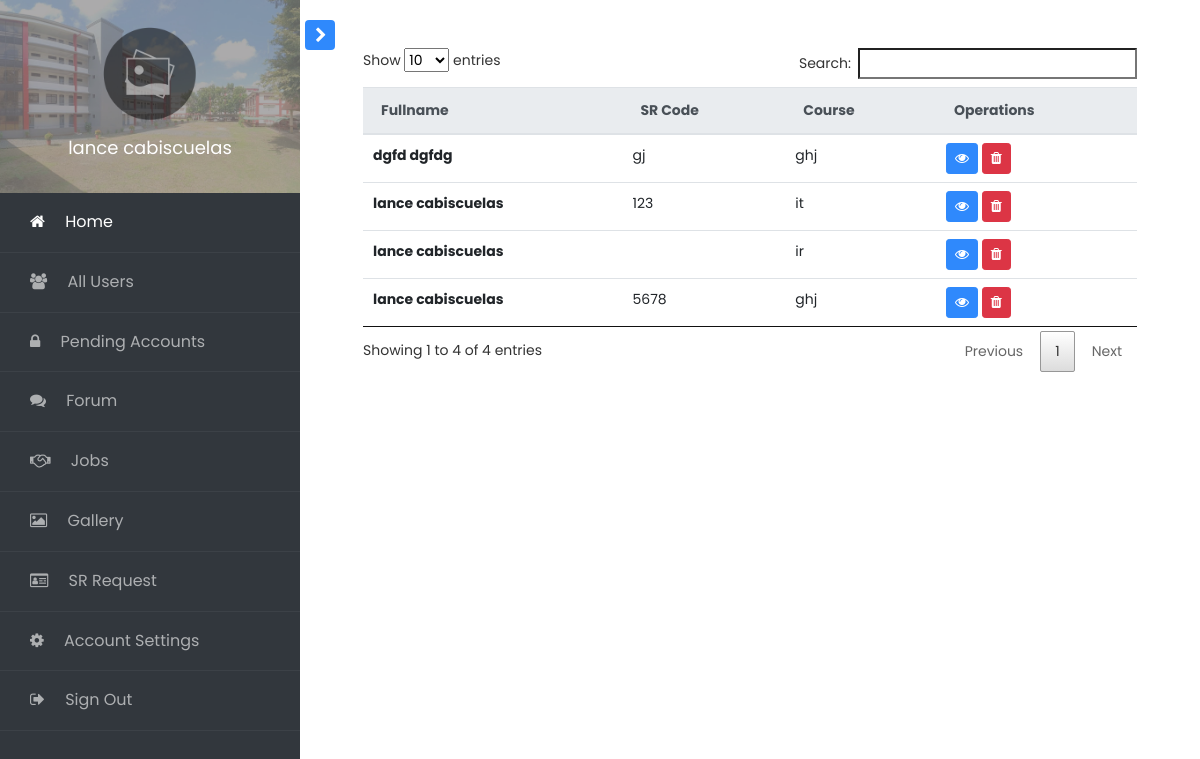
Before: /access/admin/index.php?page=allusers (signed in) with the older database file.
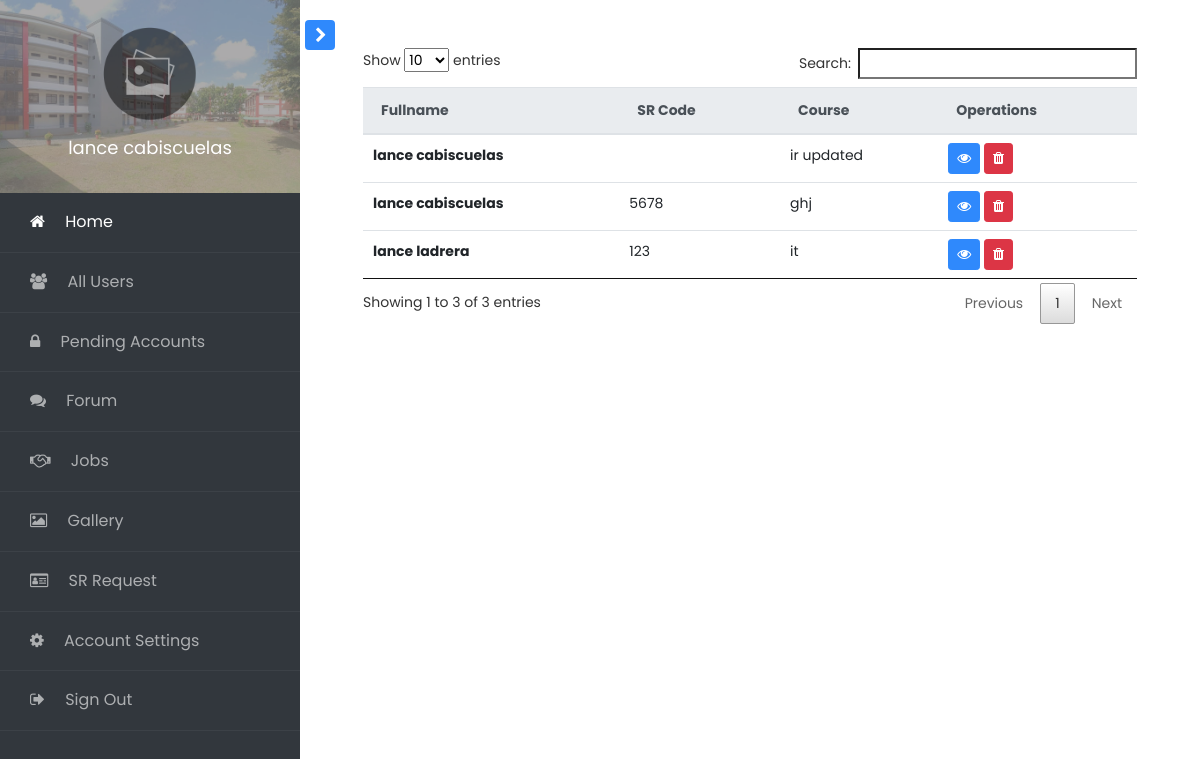
After: the same page with the newer database file.
### tables this page shows
CREATE TABLE `user_information` (
  `id` int(11) NOT NULL,
  `name` varchar(40) NOT NULL,
  `lastname` varchar(50) NOT NULL,
  `middle_name` varchar(50) NOT NULL,
  `email_address` varchar(100) NOT NULL,
  `department` varchar(50) NOT NULL,
  `mobile_number` varchar(40) NOT NULL,
  `course` varchar(100) NOT NULL,
  `sr_code` varchar(50) NOT NULL,
  `account_password` varchar(100) NOT NULL,
  `account_status` varchar(40) NOT NULL,
  `profile_pic` varchar(100) NOT NULL,
  `date_register` varchar(40) NOT NULL
);

### methods/mysqliConnection.php (called while the page is built, shortened)
<?php
class Database{
	public function __construct(){
		$this->conn = mysqli_connect("localhost", "root", "", "bsu_alumni");
	}
}
?>

### methods/PDOConnection.php (called while the page is built, shortened)
<?php
class Connect{
    public $host = "localhost";
    public $user = "root";
    public $password = "";
    public $dbname = "bsu_alumni";
	public function __construct(){
        $dsn = "mysql:host=$this->host;dbname=$this->dbname;";
        $this->connection = new PDO($dsn, $this->user, $this->password);
	}
}
?>

### methods/globalmethods.php (called while the page is built, shortened)
<?php
include 'PDOConnection.php';
class DataOperation extends Connect{
	function getFullname($id) {
		$sql = "SELECT * FROM user_information where id = $id";
		$query = $this->connection->query($sql);
		$row = $query->fetch();
		return $row->name. " " .$row->lastname;
	}
}
?>

### access/admin/pages/allusers.php (the view, shortened to what this page needs)
<?php
$sql = $database->conn->query("SELECT * FROM user_information where account_status != 'user'");
?>
<div class="container-fluid">
<table class="table" id="alluser_table">
  <thead class="thead-light">
    <tr>
      <th scope="col">Fullname</th>
      <th scope="col">SR Code</th>
      <th scope="col">Course</th>
      <th scope="col">Operations</th>
    </tr>
  </thead>
  <tbody>
    <?php while($row = $sql->fetch_array()): ?>
        <tr>
        <th scope="row" id="<?php echo "user_".$row['id']; ?>"><?php echo $row["name"]. " " .$row["lastname"]; ?></th>
        <td><?php echo $row["sr_code"]; ?></td>
        <td><?php echo $row["course"]; ?></td>
        <td>
            <button class="btn btn-primary btn-sm" onclick="account_information(<?php echo $row['id']; ?>)"><i class="fa fa-eye" aria-hidden="true"></i></button>
            <button class="btn btn-danger btn-sm" onclick="delete_user(<?php echo $row['id']; ?>)"><i class="fa fa-trash" aria-hidden="true"></i></button>
        </td>
        </tr>
    <?php endwhile; ?>
  </tbody>
</table>
</div>

### access/admin/index.php (shortened to what this page needs)
<?php
include "./../../methods/globalmethods.php";
include "./../../methods/mysqliConnection.php";
$meth = new DataOperation;
$database = new Database;
$query = 'SELECT profile_pic FROM user_information WHERE id = '.$_SESSION['id'] .'';
$stmt = $database->conn->query($query);
$profile_pic = $stmt->fetch_assoc();
?>
<!doctype html>
<html lang="en">
  <head>
		<link rel="stylesheet" href="https://stackpath.bootstrapcdn.com/font-awesome/4.7.0/css/font-awesome.min.css">
		<link rel="stylesheet" href="css/style.css">
    <link rel="stylesheet" href="./../../plugins/datatables/datatables.min.css">
    <link rel="stylesheet" href="css/admin.css">
  </head>
  <body>
		<div class="wrapper d-flex align-items-stretch">
			<nav id="sidebar">
				<div class="custom-menu">
					<button type="button" id="sidebarCollapse" class="btn btn-primary">
	        </button>
        </div>
	  		<div class="img bg-wrap text-center py-4" style="background-image: url(images/bg4-1.jpg);">
	  			<div class="user-logo">
	  				<div class="img" style="background-image: url(<?php echo($profile_pic['profile_pic'] == '') ?  './profile_pic/default.png' : './profile_pic/'.$profile_pic['profile_pic']; ?>);"></div>
	  				<h3><?php echo $meth->getFullname($_SESSION["id"]); ?></h3>
	  			</div>
	  		</div>
        <ul class="list-unstyled components mb-5">
          <li class="active">
            <a href="./"><span class="fa fa-home mr-3"></span> Home</a>
          </li>
          <li>
            <a href="index.php?page=allusers"><span class="fa fa-users mr-3"></span> All Users</a>
          </li>
          <li>
            <a href="index.php?page=pendingusers"><span class="fa fa-lock mr-3"></span> Pending Accounts</a>
          </li>
          <li>
            <a href="index.php?page=forum"><span class="fa fa-comments mr-3"></span> Forum</a>
          </li>
          <li>
            <a href="index.php?page=jobs"><span class="fa fa-handshake-o mr-3"></span> Jobs</a>
          </li>
          <li>
            <a href="index.php?page=gallery"><span class="fa fa-picture-o mr-3"></span> Gallery</a>
          </li>
          <li>
            <a href="index.php?page=srrequest"><span class="fa fa-id-card-o mr-3"></span> SR Request</a>
          </li>
          <li>
            <a href="index.php?page=settings"><span class="fa fa-cog mr-3"></span> Account Settings</a>
          </li>
          <li>
            <a href="./../../methods/logout.php"><span class="fa fa-sign-out mr-3"></span> Sign Out</a>
          </li>
        </ul>
    	</nav>
      <div id="content" class="p-4 p-md-5 pt-5">
        <?php
        if (isset($_GET['page'])) {
            $page = $_GET['page'];
            $display = "pages/".$page.'.php';
            include($display);
        }else{
            $page = 'home';
            $display = "pages/".$page.'.php';
            include($display);
        }
      ?>
      </div>
		</div>
  </body>
</html>

Changed rows visible on the page:
removed user_information: name "lance", lastname "cabiscuelas", sr_code "123", course "it"
removed user_information: name "dgfd", lastname "dgfdg", sr_code "gj", course "ghj"
changed user_information: course "ir" → "ir updated"
added user_information: name "lance", lastname "ladrera", sr_code "123", course "it"
Other visible differences:
text written by a page script: "Show entries Search: Showing 1 to 4 of 4 entries Previous 1 Next" → "Show entries Search: Showing 1 to 3 of 3 entries Previous 1 Next"
